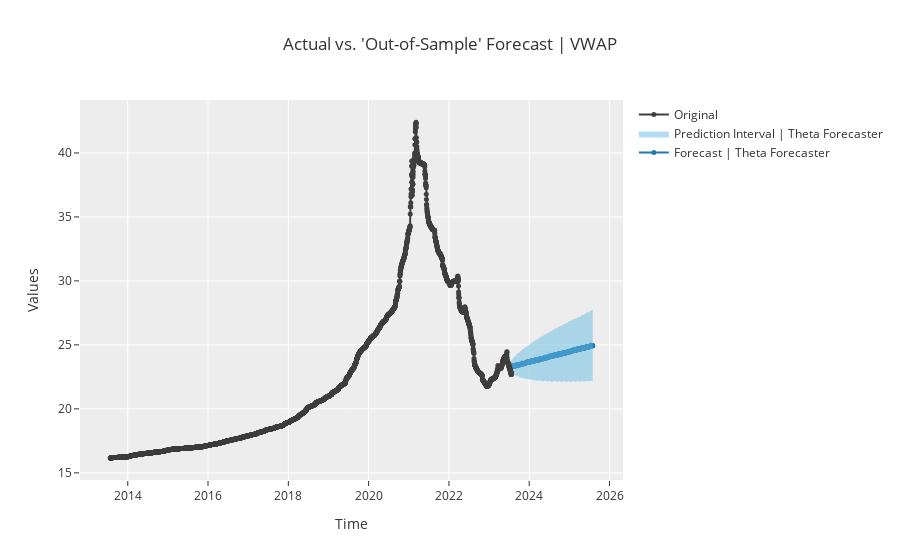

Notebook code for this chart:
### Code cell
exp.plot_model(tuned_theta1, plot = 'forecast', data_kwargs = {'fh': 760})

### Figure 1 — Plotly figure (JSON) as saved in the notebook; plotly's stock layout.template omitted (floating-point values rounded to 4 significant figures; data arrays with more than 128 entries replaced by an {"elided": "..."} marker saying what was removed)
{"data": [{"line": {"color": "#1f77b4"}, "marker": {"size": 5}, "mode": "lines+markers", "name": "Forecast | Theta Forecaster", "showlegend": true, "type": "scatter", "x": {"elided": "760 str values"}, "y": {"elided": "760 float values"}}, {"line": {"width": 0}, "marker": {"color": "#68BBE3"}, "mode": "lines", "name": "Lower Interval", "showlegend": false, "type": "scatter", "x": {"elided": "760 str values"}, "y": {"elided": "760 float values"}}, {"fill": "tonexty", "fillcolor": "rgba(104,187,227,0.5)", "line": {"width": 0}, "marker": {"color": "#68BBE3"}, "mode": "lines", "name": "Prediction Interval | Theta Forecaster", "showlegend": true, "type": "scatter", "x": {"elided": "760 str values"}, "y": {"elided": "760 float values"}}, {"marker": {"color": "#3f3f3f", "size": 5}, "mode": "lines+markers", "name": "Original", "showlegend": true, "type": "scatter", "x": {"elided": "3652 str values"}, "y": {"elided": "3652 float values"}}], "layout": {"showlegend": true, "title": {"text": "Actual vs. 'Out-of-Sample' Forecast | VWAP"}, "xaxis": {"title": {"text": "Time"}}, "yaxis": {"title": {"text": "Values"}}}}
